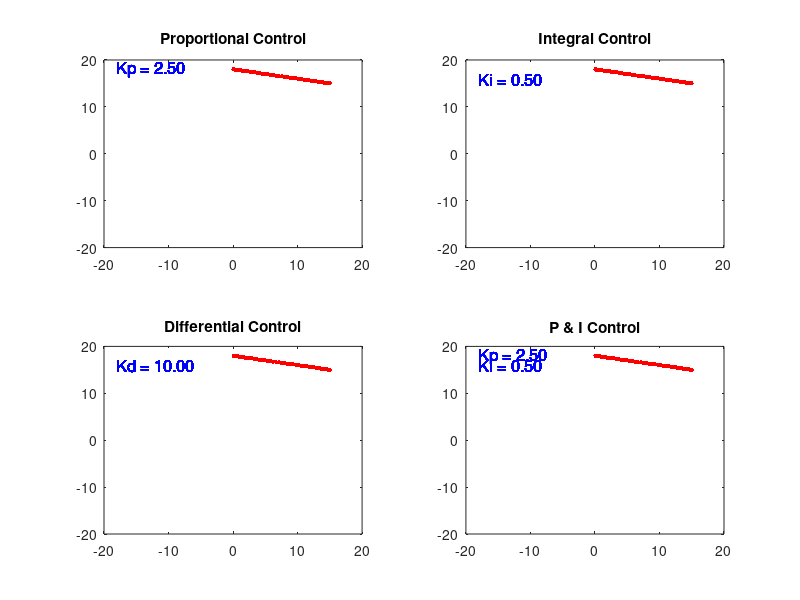
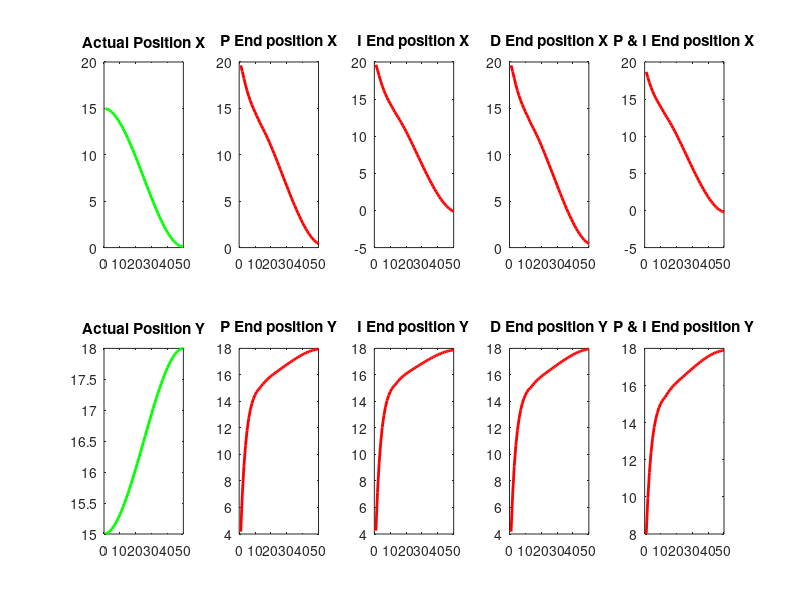
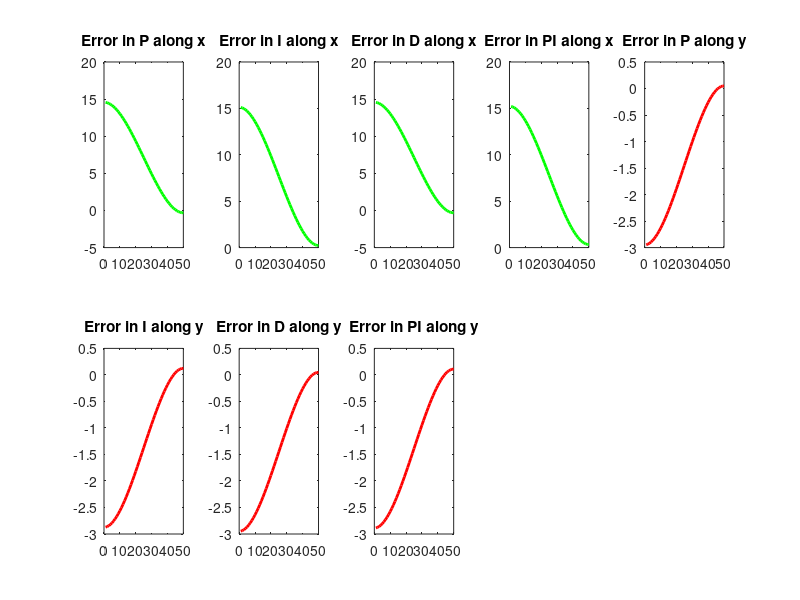
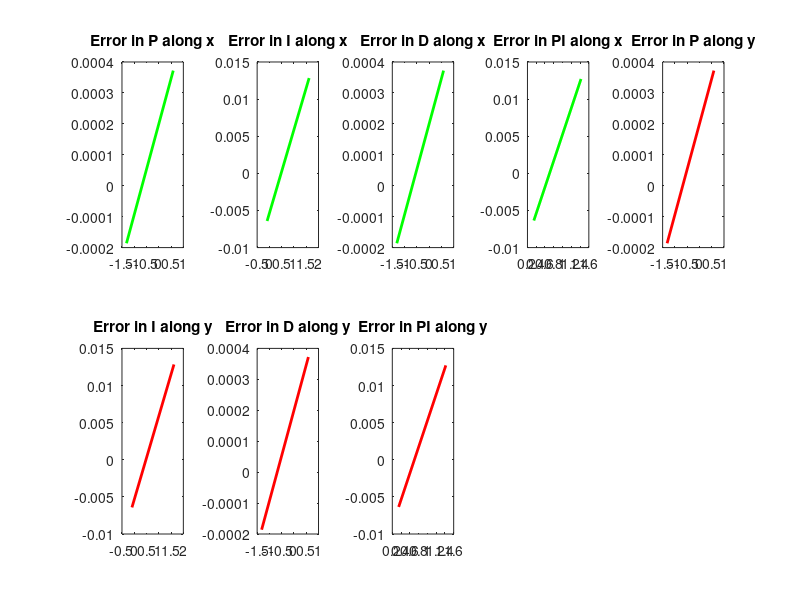

MATLAB code for these plots, in order:
clc;
clear all;
xx = 1;

L1 = 10;
L2 = 10;

Kp = 2.5;
i_error = 0;
K_i = 0.5;
K_d = 10;
q = [1;0];

for t = 0.1:0.1:5  
    tf = 5;
    T_f =  [1 0 0 0;1 tf tf^2 tf^3;0 1 0 0;0 1 2*tf 3*tf^2];  % Time period of trajectory movement

    D_x = [15;0.1;0;0];  % Initial & final x position of manipulator
    D_y = [15;18;0;0];  % Initial & final y position of manipulator

    A_x = inv(T_f) * D_x;
    A_y = inv(T_f) * D_y;

    X = A_x(1) + A_x(2)*t + A_x(3)*(t^2) + A_x(4)*(t^3);  % X = a0 + a1*t + a2(t^2) + a3*(t^3) + a4*(t^4);
    Y = A_y(1) + A_y(2)*t + A_y(3)*(t^2) + A_y(4)*(t^3);  % Y = a0 + a1*t + a2(t^2) + a3*(t^3) + a4*(t^4);
    
    Trajectx(1,xx) = X;
    Trajecty(1,xx) = Y;
    
    X_d = A_x(2) + 2*A_x(3)*t + 3*A_x(4)*(t^2);
    Y_d = A_y(2) + 2*A_y(3)*t + 3*A_y(4)*(t^2);
    
    Linear_velocity = [X_d;Y_d];

    q2 = acosd((X^2+Y^2-L1^2-L2^2)/(2*L1*L2));
    q1 = atand(Y/X) - atand (L2 *sind(q2)/(L1+(L2*cosd(q2))));

    qd_1 = [q1;q2];

    % To find Jacobian matrix 
    J = [-L1*sind(q1)-L2*sind(q1+q2) -L2*sind(q1+q2);
          L1*cosd(q1)+L1*cosd(q1+q2) L2*cosd(q1+q2)];
    q_d = inv(J)*Linear_velocity;

    % Calculate errors
    q_error = qd_1 - q;
    i_error = i_error + (q_error*0.1);
    d_error = -q_d;

    Feed_forward_P = (q_d) + Kp*q_error;        
    Feed_forward_I = K_i * i_error;
    Feed_forward_D = K_d*d_error;
    Feed_forward_PI = Kp*q_error + K_i* i_error;

    q = (Feed_forward_P * 0.1)+q;
    I = (Feed_forward_I*0.1)+q;
    D = (Feed_forward_D*0.1)+q;
    P_I = (Feed_forward_PI*0.1)+q;

    Final_theta_q = q;
    Final_theta_I = I;
    Final_theta_D = D;
    Final_theta_PI = P_I;

    P_linkx = L1 * cosd(q(1));
    P_linky = L1 * sind(q(1));
    P_End_Effectorx = L1*cosd(q(1))+L2*cosd(q(1)+q(2));
    P_End_Effectory = L1*sind(q(1))+L2*sind(q(1)+q(2));

    I_linkx = L1 * cosd(I(1));
    I_linky = L1 * sind(I(1));
    I_End_Effectorx = L1*cosd(I(1))+L2*cosd(I(1)+I(2));
    I_End_Effectory = L1*sind(I(1))+L2*sind(I(1)+I(2));

    D_linkx = L1 * cosd(D(1));
    D_linky = L1 * sind(D(1));
    D_End_Effectorx = L1*cosd(D(1))+L2*cosd(D(1)+D(2));
    D_End_Effectory = L1*sind(D(1))+L2*sind(D(1)+D(2));

    P_I_linkx = L1 * cosd(P_I(1));
    P_I_linky = L1 * sind(P_I(1));
    P_I_End_Effectorx = L1*cosd(P_I(1))+L2*cosd(P_I(1)+P_I(2));
    P_I_End_Effectory = L1*sind(P_I(1))+L2*sind(P_I(1)+P_I(2));

    subplot(2,2,1)
    axis([-20 20 -20 20]);
    plot (Trajectx,Trajecty,'.','MarkerSize',10,'Color','r')
    hold on;
    KK = plot([0, P_linkx, P_End_Effectorx], [0, P_linky, P_End_Effectory], '-o', 'LineWidth', 2);
    title('Proportional Control');
    text(-18, 18, sprintf('Kp = %.2f', Kp), 'FontSize', 12, 'Color', 'b');

    subplot(2,2,2)
    axis([-20 20 -20 20]);
    plot (Trajectx,Trajecty,'.','MarkerSize',10,'Color','r')
    hold on;
    MM = plot([0, I_linkx, I_End_Effectorx], [0, I_linky, I_End_Effectory], '-o', 'LineWidth', 2);
    title('Integral Control');
    text(-18, 16, sprintf('Ki = %.2f', K_i), 'FontSize', 12, 'Color', 'b');

    subplot(2,2,3)
    axis([-20 20 -20 20]);
    plot (Trajectx,Trajecty,'.','MarkerSize',10,'Color','r')
    hold on;
    NN = plot([0, D_linkx, D_End_Effectorx], [0, D_linky, D_End_Effectory], '-o', 'LineWidth', 2);
    title('Differential Control');
    text(-18, 16, sprintf('Kd = %.2f', K_d), 'FontSize', 12, 'Color', 'b');

    subplot(2,2,4)
    axis([-20 20 -20 20]);
    plot (Trajectx,Trajecty,'.','MarkerSize',10,'Color','r')
    hold on;
    LL = plot([0, P_I_linkx, P_I_End_Effectorx], [0, P_I_linky, P_I_End_Effectory], '-o', 'LineWidth', 2);
    title('P & I Control');
    text(-18, 16, sprintf('Ki = %.2f', K_i), 'FontSize', 12, 'Color', 'b');
    text(-18, 18, sprintf('Kp = %.2f', Kp), 'FontSize', 12, 'Color', 'b');
    
    pause(0.01);
    delete(KK);
    delete(LL);
    delete(MM);
    delete(NN);
    
    % Store errors
    Traject3(1,xx) = real(P_End_Effectorx);
    Traject3(2,xx) = real(P_End_Effectory);
    Traject3(3,xx) = real(I_End_Effectorx);
    Traject3(4,xx) = real(I_End_Effectory);
    Traject3(5,xx) = real(D_End_Effectorx);
    Traject3(6,xx) = real(D_End_Effectory);
    Traject3(7,xx) = real(P_I_End_Effectorx);
    Traject3(8,xx) = real(P_I_End_Effectory);    
 
    xx = xx+1;
end

% Plot errors
figure;
subplot(2,5,1)
axis([-20 20 -20 20]);
plot(Trajectx(1,:),'g','LineWidth',2);
title('Actual Position X');
subplot(2,5,2);
axis([-20 20 -20 20]);
plot(Traject3(1,:),'r','LineWidth',2);
title('P End position X');

subplot(2,5,6)
axis([-20 20 -20 20]);
plot(Trajecty(1,:),'g','LineWidth',2);
title('Actual Position Y');
subplot(2,5,7);
axis([-20 20 -20 20]);
plot(Traject3(2,:),'r','LineWidth',2);
title('P End position Y');

subplot(2,5,4)
axis([-20 20 -20 20]);
plot(Traject3(5,:),'r','LineWidth',2);
title('D End position X');
subplot(2,5,9);
axis([-20 20 -20 20]);
plot(Traject3(6,:),'r','LineWidth',2);
title('D End position Y');

subplot(2,5,3)
axis([-20 20 -20 20]);
plot(Traject3(3,:),'r','LineWidth',2);
title('I End position X');
subplot(2,5,8);
axis([-20 20 -20 20]);
plot(Traject3(4,:),'r','LineWidth',2);
title('I End position Y');

subplot(2,5,5)
axis([-20 20 -20 20]);
plot(Traject3(7,:),'r','LineWidth',2);
title('P & I End position X');
subplot(2,5,10);
axis([-20 20 -20 20]);
plot(Traject3(8,:),'r','LineWidth',2);
title('P & I End position Y');

    E_Px = Trajectx - real(P_End_Effectorx);
    E_Py = Trajecty - real(P_End_Effectory);
    E_Ix = Trajectx - real(I_End_Effectorx);
    E_Iy = Trajecty - real(I_End_Effectory);
    E_Dx = Trajectx - real(D_End_Effectorx);
    E_Dy = Trajecty - real(D_End_Effectory);
    E_PIx = Trajectx - real(P_I_End_Effectorx);
    E_PIy = Trajecty - real(P_I_End_Effectory);    
 
    % Plot errors
figure;
subplot(2,5,1)
axis([-20 20 -20 20]);
plot(E_Px(1,:),'g','LineWidth',2);
title('Error in P along x');
subplot(2,5,5);
axis([-20 20 -20 20]);
plot(E_Py(1,:),'r','LineWidth',2);
title('Error in P along y');

subplot(2,5,2)
axis([-20 20 -20 20]);
plot(E_Ix(1,:),'g','LineWidth',2);
title('Error in I along x');
subplot(2,5,6);
axis([-20 20 -20 20]);
plot(E_Iy(1,:),'r','LineWidth',2);
title('Error in I along y');

subplot(2,5,3)
axis([-20 20 -20 20]);
plot(E_Dx(1,:),'g','LineWidth',2);
title('Error in D along x');
subplot(2,5,7);
axis([-20 20 -20 20]);
plot(E_Dy(1,:),'r','LineWidth',2);
title('Error in D along y');

subplot(2,5,4)
axis([-20 20 -20 20]);
plot(E_PIx(1,:),'g','LineWidth',2);
title('Error in PI along x');
subplot(2,5,8);
axis([-20 20 -20 20]);
plot(E_PIy(1,:),'r','LineWidth',2);
title('Error in PI along y');

    E_P = Final_theta_q - qd_1;
    P_Errorx = E_P(1);
    P_Errory = E_P(2);
    E_I = Final_theta_I - qd_1;
    P_Errorx = E_I(1);
    P_Errory = E_I(2);
    E_D = Final_theta_D - qd_1; 
    P_Errorx = E_D(1);
    P_Errory = E_D(2);
    E_PI = Final_theta_PI - qd_1; 
    P_Errorx = E_PI(1);
    P_Errory = E_PI(2);
    % Plot errors
figure;
subplot(2,5,1)
axis([-20 20 -20 20]);
plot(E_P,'g','LineWidth',2);
title('Error in P along x');
subplot(2,5,5);
axis([-20 20 -20 20]);
plot(E_P,'r','LineWidth',2);
title('Error in P along y');

subplot(2,5,2)
axis([-20 20 -20 20]);
plot(E_I,'g','LineWidth',2);
title('Error in I along x');
subplot(2,5,6);
axis([-20 20 -20 20]);
plot(E_I,'r','LineWidth',2);
title('Error in I along y');

subplot(2,5,3)
axis([-20 20 -20 20]);
plot(E_D,'g','LineWidth',2);
title('Error in D along x');
subplot(2,5,7);
axis([-20 20 -20 20]);
plot(E_D,'r','LineWidth',2);
title('Error in D along y');

subplot(2,5,4)
axis([-20 20 -20 20]);
plot(E_PI,'g','LineWidth',2);
title('Error in PI along x');
subplot(2,5,8);
axis([-20 20 -20 20]);
plot(E_PI,'r','LineWidth',2);
title('Error in PI along y');
